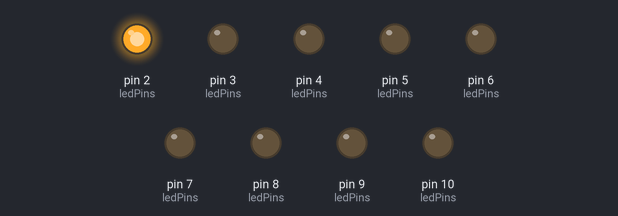
Recording of a sketch running on a simulated Arduino Uno, built with avr-gcc and run on an emulated ATmega328P. Parts: output pins drawn as LEDs (lit = HIGH).

Above: at 0.5 s.
At 2.5 s:
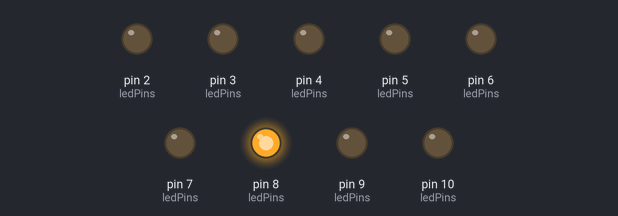
At 3.5 s:
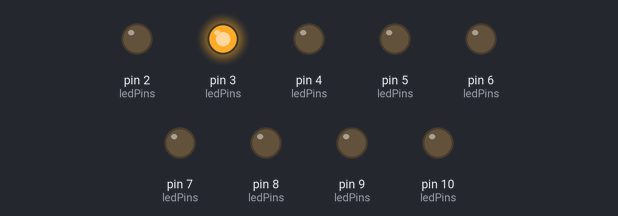
At 5.5 s:
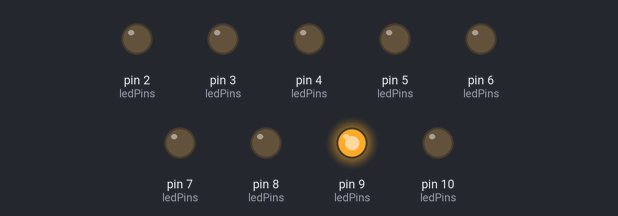
At 8.5 s:
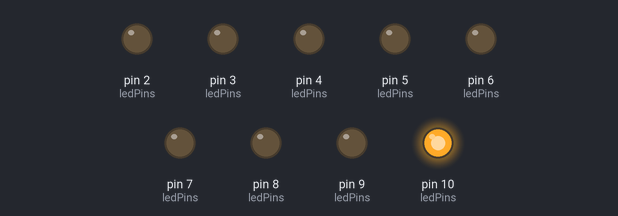
At 11.5 s:
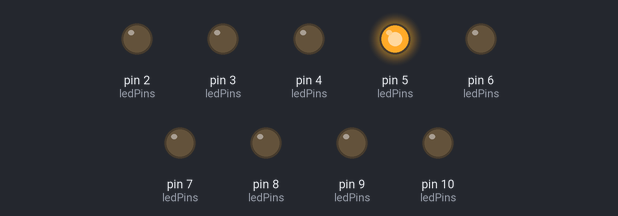
Timing chart, 0 to 13.0 s (numbered marks = the images above):
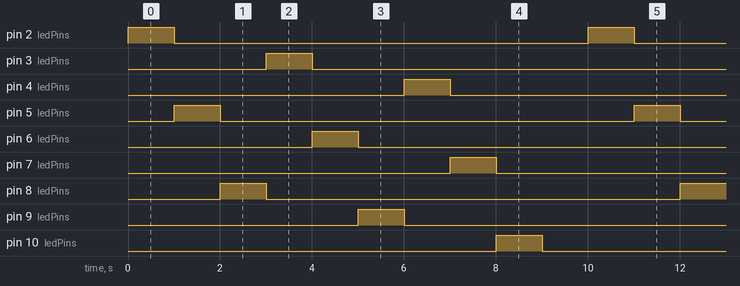

The sketch:

test_arduino_leds.ino
```cpp
const int ledPins[3][3] = {
  {2, 5, 8},
  {3, 6, 9},
  {4, 7, 10}
};

void setup() {
  for (int i = 0; i < 3; i++) {
    for (int j = 0; j < 3; j++) {
      pinMode(ledPins[i][j], OUTPUT);
    }
  }
}

void loop() {
  for (int i = 0; i <= 9; i++) {
    apagarLeds();
    if (i < 9) {
      int fila = i / 3;
      int columna = i % 3;
      digitalWrite(ledPins[fila][columna], HIGH);
    }
    delay(1000);
  }
}

void apagarLeds() {
  for (int i = 0; i < 3; i++) {
    for (int j = 0; j < 3; j++) {
      digitalWrite(ledPins[i][j], LOW);
    }
  }
}
```

Measured:
- by itself, pin 2 (ledPins), pin 3 (ledPins), pin 4 (ledPins), pin 5 (ledPins), pin 6 (ledPins), pin 7 (ledPins), pin 8 (ledPins), pin 9 (ledPins), pin 10 (ledPins): alternates HIGH for 1.0 s and LOW for 9.0 s
- by itself, everything shown: repeats every 10.0 s, in 10 steps
